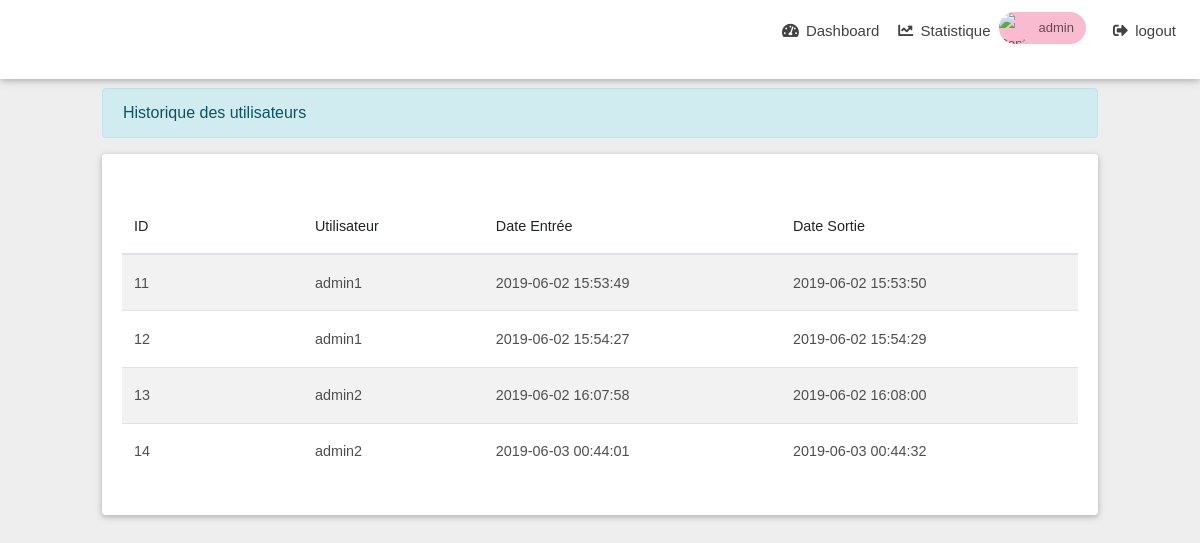
Screenshot of /manage/loguser.php (signed in) with the database file from the repository.
### tables this page shows
CREATE TABLE `loguser` (
  `id` int(4) NOT NULL,
  `user` varchar(20) DEFAULT NULL,
  `log_in` datetime DEFAULT NULL,
  `log_out` datetime DEFAULT NULL
);

### manage/loguser.php (the view, shortened to what this page needs)
<?php
        $servername = "127.0.0.1";
        $username = "root";
        $password = "";
        $dbname = "syslogng";
        $conn = new mysqli($servername, $username, $password, $dbname);
?>
<!DOCTYPE html>
<html lang="en">
<head>
    <link href="../assets/font.css" rel="stylesheet">
  <link rel="stylesheet" href="https://use.fontawesome.com/releases/v5.8.1/css/all.css">
  <link rel="stylesheet" href="css/bootstrap.min.css">
  <link rel="stylesheet" href="css/mdb.min.css">
  <link rel="stylesheet" type="text/css" href="css/addons/datatables.min.css">
  <link rel="stylesheet" href="css/addons/datatables-select.min.css">
</head>
<body class="fixed-sn white-skin">
  <header>
 <nav class="navbar fixed-top navbar-expand-lg scrolling-navbar double-nav">
      <ul class="nav navbar-nav nav-flex-icons ml-auto">
        <li class="nav-item">
          <a class="nav-link waves-effect" href="../Dashboard.php">
            <i class="fas fa-tachometer-alt"></i>
            <span class="clearfix d-none d-sm-inline-block">Dashboard</span></a>
        </li>
        <li class="nav-item">
          <a class="nav-link waves-effect" href="../chart.php">
           <i class="fas fa-chart-line"></i>
           <span class="clearfix d-none d-sm-inline-block">Statistique</span></a>
        </li>
        <li class="nav-item">
          <a href="index.php">
        <div class="chip pink lighten-4 waves-effect waves-effect">
          <img src="https://mdbootstrap.com/img/Photos/Avatars/avatar-6.jpg" alt="Contact Person"><?php echo $_SESSION['username']; ?>
            </div>
            </a>
        </li>
        <li class="nav-item">
          <a class="nav-link waves-effect" href="../logout.php">
        <i class="fas fa-sign-out-alt"></i>
           <span class="clearfix d-none d-sm-inline-block">logout</span></a>
        </li>
      </ul>
    </nav>
  </header>
  <main>
    <div class="container-fluid mb-5">
      <section>
        <div class="col-md-12">
<div class="alert alert-info" role="alert">
 Historique des utilisateurs
</div>
          <div class="card">
            <div class="card-body">
              <table id="dt-material-checkbox" class="table table-striped" cellspacing="0" width="100%">
                <thead>
                  <tr>
                    <th class="th-sm">ID
                    </th>
                    <th class="th-sm">Utilisateur
                    </th>
                    <th class="th-sm">Date Entrée
                    </th>
                    <th class="th-sm">Date Sortie
                    </th>
                  </tr>
                </thead>
                <tbody>
<?php
           $sql = "SELECT * FROM loguser";
           $result = $conn->query($sql);
            while ($row = $result->fetch_assoc()) {
                    $ID = $row["id"];
                    $username = $row["user"];
                    $log_in = $row["log_in"];
                    $log_out = $row["log_out"];
                echo '<tr>';
                echo '<td>' . $ID . '</td>';
                echo '<td>' .  $username. '</td>';
                echo '<td> ' .$log_in . '</td>';
                echo '<td> ' . $log_out . '</td>';
                echo '</tr>';
            }
        echo '</div><br>';
        ?>
            </div>
          </div>
        </div>
  </main>
</body>
</html>

### manage/loguser.php (style rules this page uses)
body { font-family: 'Montserrat', sans-serif; }

### rows the page displays
loguser: id "11", user "admin1", log_in "2019-06-02 15:53:49", log_out "2019-06-02 15:53:50"
loguser: id "12", user "admin1", log_in "2019-06-02 15:54:27", log_out "2019-06-02 15:54:29"
loguser: id "13", user "admin2", log_in "2019-06-02 16:07:58", log_out "2019-06-02 16:08:00"
loguser: id "14", user "admin2", log_in "2019-06-03 00:44:01", log_out "2019-06-03 00:44:32"

### other values shown
$_SESSION['username'] "admin"
